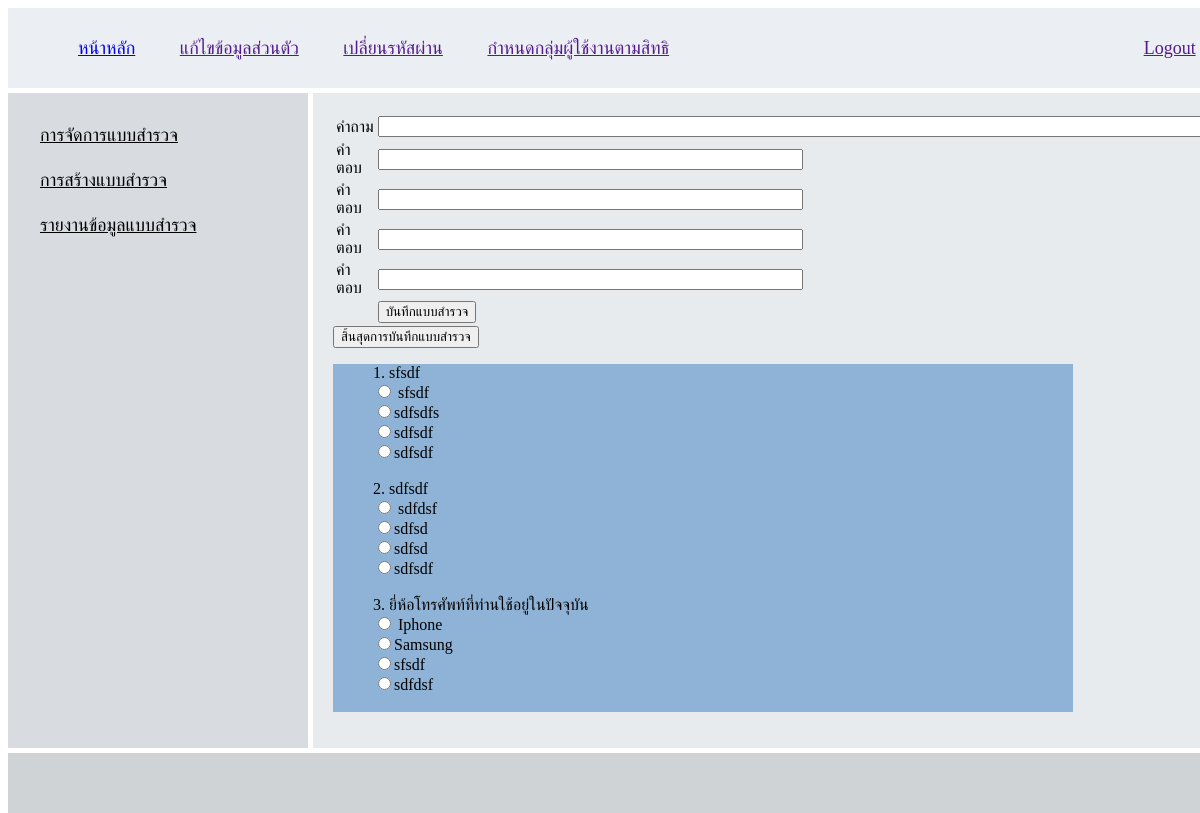
/admin/index.php?menu=5&id_topic=16, run on the app's committed database.
### tables this page shows
CREATE TABLE IF NOT EXISTS `question` (
  `id_q` int(11) NOT NULL AUTO_INCREMENT,
  `id_topic` int(10) NOT NULL,
  `title_q` varchar(100) NOT NULL,
  `ch1_q` varchar(200) NOT NULL,
  `ch2_q` varchar(200) NOT NULL,
  `ch3_q` varchar(200) NOT NULL,
  `ch4_q` varchar(200) NOT NULL,
  PRIMARY KEY (`id_q`),
  KEY `id_topic` (`id_topic`)
);

### admin/surway-create-form.php (the view, shortened to what this page needs)
<div>
    <form action="surway-create.php" method="GET">
    <table>
        <tr>
            <td>คำถาม</td>
            <td><input type="text" size="100" name="title_q" /></td>
        </tr>
        <tr>
            <td>คำตอบ</td>
            <td><input type="text" size="50" name="ch1_q" /></td>
        </tr>
        <tr>
            <td>คำตอบ</td>
            <td><input type="text" size="50" name="ch2_q" /></td>
        </tr>
        <tr>
            <td>คำตอบ</td>
            <td><input type="text" size="50" name="ch3_q" /></td>
        </tr>
        <tr>
            <td>คำตอบ</td>
            <td><input type="text" size="50" name="ch4_q" /></td>
        </tr>
        <tr>
            <td></td>
            <td>
                <input type="submit" value="บันทึกแบบสำรวจ" name="submit-save" />
            </td>
        </tr>
    </table>
    </form>
    <form action="index.php?menu=1" method="GET">
        <input type="submit" value="สิ้นสุดการบันทึกแบบสำรวจ" name="submit" />
    </form>
</div>
<div>
<?php
    $id_topic = $_GET['id_topic'];
    include_once('../system/db.php');
    $sql = "SELECT  t.id_topic,t.name_topic,t.detail_topic,t.status_topic,q.id_q,
            q.title_q,q.ch1_q,q.ch2_q,q.ch3_q,q.ch4_q
    FROM    topic t, question q
    WHERE   t.id_topic = q.id_topic
    AND     q.id_topic like '$id_topic'";
    $result = $conn->query($sql);
    ?>
        <ul class="surway-show">
        <?php
        $i = 1;
        $j = 1;
        while ($row = $result->fetch_assoc()) { ?>
                <li><?php echo $i++ . ". "; echo  $row['title_q'];  ?></li>
                <li><input type="radio" value="<?php echo  $row['ch1_q'];  ?>" name="user_ans<?php echo $j; ?>"/> <?php echo  $row['ch1_q'];  ?></li>
                <li><input type="radio" value="<?php echo  $row['ch2_q'];  ?>" name="user_ans<?php echo $j; ?>"/><?php echo  $row['ch2_q'];  ?></li>
                <li><input type="radio" value="<?php echo  $row['ch3_q'];  ?>" name="user_ans<?php echo $j; ?>"/><?php echo  $row['ch3_q'];  ?></li>
                <li><input type="radio" value="<?php echo  $row['ch4_q'];  ?>" name="user_ans<?php echo $j++; ?>"/><?php echo  $row['ch4_q'];  ?></li>
                <br>
        <?php
        }
        ?>
        </ul>
</div>

### admin/css/dashboard.css (style rules this page uses)
.surway-show { width: 700px; background-color: rgb(142, 179, 214); list-style-type: none; }
.surway-show > li { list-style-type: none; }

### data on the page
question: title_q "sfsdf", ch1_q "sfsdf", ch2_q "sdfsdfs", ch3_q "sdfsdf", ch4_q "sdfsdf"
question: title_q "sdfsdf", ch1_q "sdfdsf", ch2_q "sdfsd", ch3_q "sdfsd", ch4_q "sdfsdf"
question: title_q "ยี่ห้อโทรศัพท์ที่ท่านใช้อยู่ในปัจจุบัน", ch1_q "Iphone", ch2_q "Samsung", ch3_q "sfsdf", ch4_q "sdfdsf"
